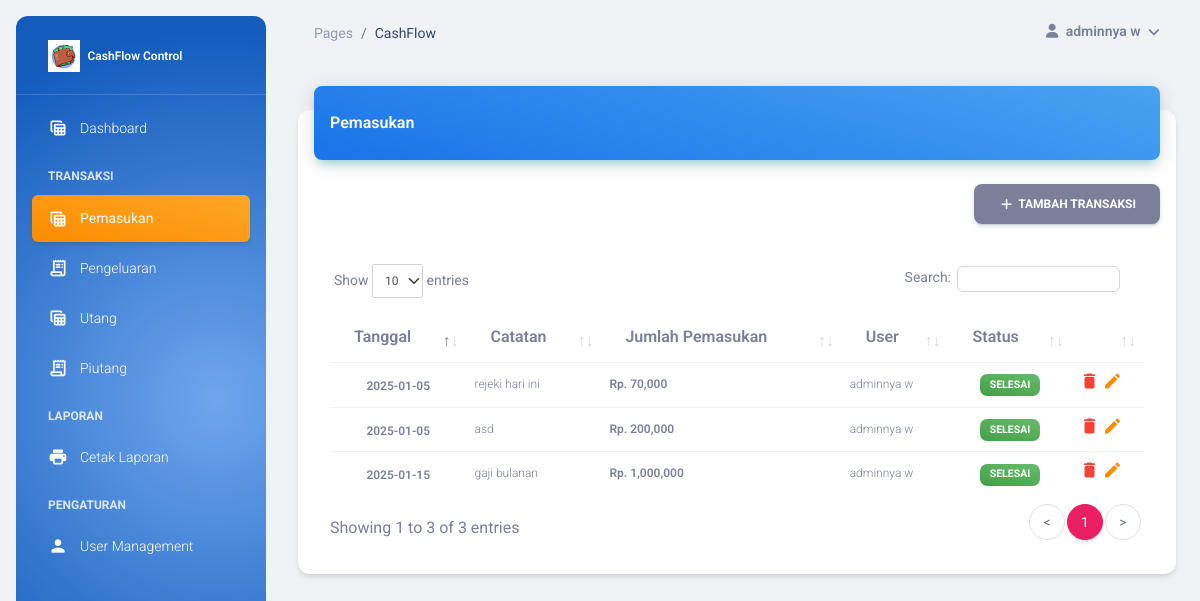
Page /main.php?module=pemasukan (signed in) on the committed database.
### tables this page shows
CREATE TABLE `pemasukan` (
  `id_pemasukan` int(11) NOT NULL,
  `tanggal` date NOT NULL,
  `catatan` text NOT NULL,
  `jumlah` int(11) NOT NULL,
  `user` varchar(30) NOT NULL,
  `status` enum('pending','selesai') NOT NULL
);

CREATE TABLE `user` (
  `id_user` int(11) NOT NULL,
  `username` varchar(20) NOT NULL,
  `nama` varchar(50) NOT NULL,
  `email` varchar(50) NOT NULL,
  `password` varchar(50) NOT NULL,
  `no_telp` varchar(13) NOT NULL,
  `foto` varchar(255) NOT NULL,
  `role` enum('admin','mahasiswa','dosen') NOT NULL,
  `create_at` timestamp NOT NULL DEFAULT current_timestamp(),
  `is_active` enum('0','1') NOT NULL
);

### view_pemasukan.php (the view, shortened to what this page needs)
<?php
include "includes/koneksi.php";
$userYangSedangLogin = $_SESSION['id_user'];
?>
<div class="container-fluid py-4">
    <div class="row">
        <div class="col-12">
            <div class="card my-4">
                <div class="card-header p-0 position-relative mt-n4 mx-3 z-index-2">
                    <div class="bg-gradient-info shadow-info border-radius-lg pt-4 pb-3">
                        <h6 class="text-white text-capitalize ps-3">Pemasukan</h6>
                    </div>
                </div>
                <div class="card-body px-0 pb-2">
                    <div class="text-end me-3">
                        <?php if ($_SESSION['role'] == 'admin' or $_SESSION['role'] == 'mahasiswa') : ?>
                            <button type="button" class="btn btn-secondary" data-bs-toggle="modal"
                                data-bs-target="#modalTambah">
                                <i class="material-icons opacity-10" translate="no">add</i> Tambah Transaksi
                            </button>
                        <?php endif ?>
                    </div>
                    <div class="table-responsive p-4 mx-2">
                        <table class="table align-items-center mb-0" id="datatable">
                            <thead>
                                <tr>
                                    <th>
                                        Tanggal</th>
                                    <th>
                                        Catatan
                                    </th>
                                    <th>
                                        Jumlah Pemasukan</th>
                                    <th>
                                        User</th>
                                    <th>
                                        Status</th>
                                    <th></th>
                                </tr>
                            </thead>
                            <?php
                            $sql = mysqli_query($con, "select * from pemasukan join user on pemasukan.user = user.id_user where user.id_user = $userYangSedangLogin");
                            while ($row = mysqli_fetch_array($sql)) {
                            ?>
                                <tr>
                                    <td class="align-middle text-center">
                                        <span class="text-secondary text-xs font-weight-bold"><?= $row['tanggal'] ?></span>
                                    </td>
                                    <td>
                                        <p class="text-xs text-secondary mb-0"><?= $row['catatan'] ?></p>
                                    </td>
                                    <td>
                                        <p class="text-xs font-weight-bold mb-0">Rp. <?= number_format($row['jumlah']) ?>
                                        </p>
                                    </td>
                                    <td>
                                        <p class="text-xs text-secondary mb-0"><?= $row['nama'] ?></p>
                                    </td>
                                    <td class="align-middle text-center text-sm">
                                        <span
                                            class="badge badge-sm <?= ($row['status'] == 'selesai') ? 'bg-gradient-success' : 'bg-gradient-secondary' ?>">
                                            <?php if ($row['status'] == 'selesai'): ?>
                                                <?= $row['status'] ?>
                                            <?php endif ?>
                                        </span>
                                    </td>
                                    <td class="align-middle">
                                        <a href="aksi_pemasukan.php?&act=h&id=<?php echo $row['id_pemasukan'] ?>"
                                            onclick="return confirm('Hapus ?')"
                                            class="text-secondary text-danger font-weight-bold text-xs">
                                            <i class="material-icons opacity-10" translate="no">delete
                                            </i>
                                        </a>
                                        <a type="submit" data-id="<?php echo $row['id_pemasukan'] ?>"
                                            data-tanggal="<?php echo $row['tanggal'] ?>"
                                            data-status="<?php echo $row['status'] ?>"
                                            data-catatan="<?php echo $row['catatan'] ?>"
                                            data-jumlah="<?php echo $row['jumlah'] ?>"
                                            class="text-secondary text-warning font-weight-bold text-xs btneditpemasukan">
                                            <i class="material-icons fa fa edit" translate="no">edit
                                            </i>
                                        </a>
                                    </td>
                                </tr>
                            <?php
                            }
                            ?>
                        </table>
                    </div>
                </div>
            </div>
        </div>
    </div>
</div>

### rows in the picture
pemasukan: tanggal "2025-01-15", catatan "gaji bulanan", jumlah "1,000,000", user.nama "adminnya w", status "SELESAI"
pemasukan: tanggal "2025-01-05", catatan "rejeki hari ini", jumlah "70,000", user.nama "adminnya w", status "SELESAI"
pemasukan: tanggal "2025-01-05", catatan "asd", jumlah "200,000", user.nama "adminnya w", status "SELESAI"

### other values in the picture
$_SESSION['nama'] "adminnya w"
